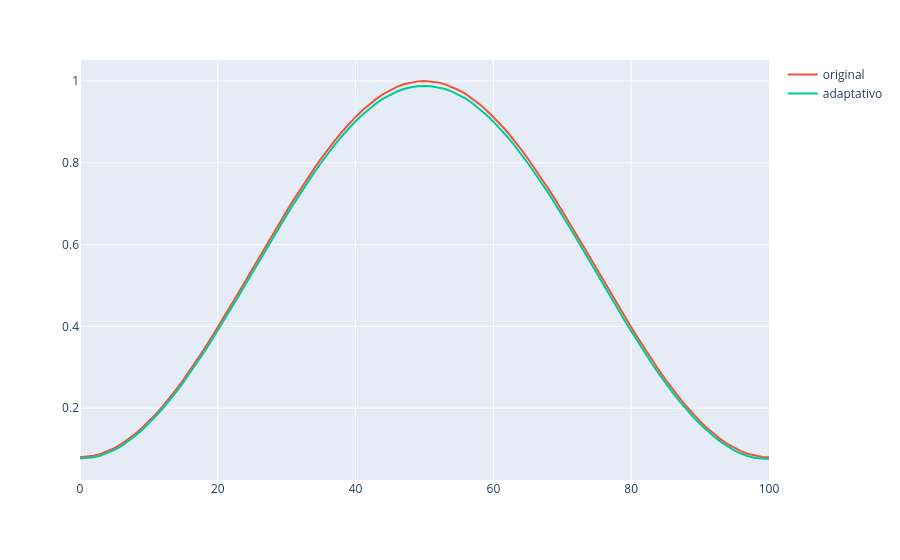

The notebook cell saved with this chart:
### Code cell
# Agora vamos ver se a resposta ao impulso do adaptativo chegou à do filtro de referência:
fig = px.line()
fig.add_scatter(y=wplanta,name='original')
fig.add_scatter(y=ww,name='adaptativo')
fig.show()
